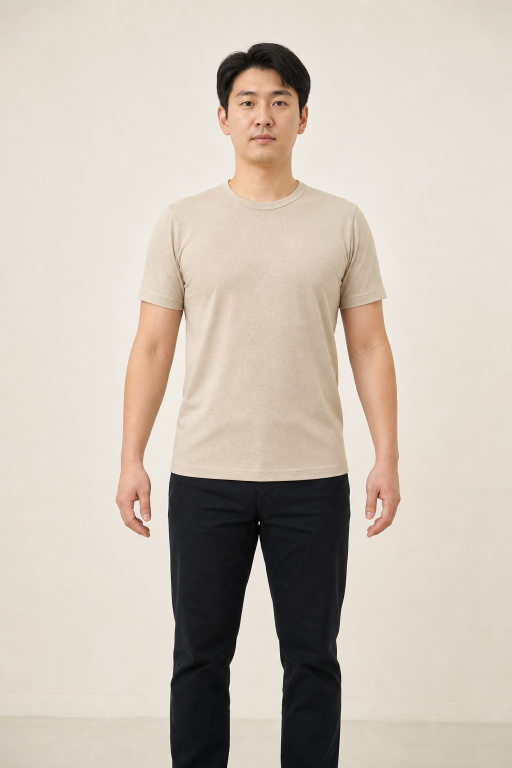
#> input picture fixtures/recorded-video/sources/person-man-front.png, 1024 x 1536 px (shown at 1/2 size); the run also reads 1 picture not shown here
$ python generate-geometry-front.py
#> lines starting #> are read from the running program, lines starting #| are printed output that depends on the picture
"""Generate deterministic far/mid/near acquisition recordings from one fixture source.

The clips share a fixed person pose.  Only four background-corner grayscale
markers change, which proves decoded preview liveness without changing the
detector or acquisition outcome.  This generator is fixture-only and is never
included in the Windows runtime archive.
"""

from __future__ import annotations

import argparse
import hashlib
from pathlib import Path

import cv2
import numpy as np

from common import FPS, FRONT_FRAME_SIZE, PERSON_SOURCE

ROOT = Path(__file__).parent
SOURCE = PERSON_SOURCE
FRAME_SIZE = FRONT_FRAME_SIZE
FRAME_COUNT = 36
SCALES = {"geometry-far.mp4": 0.62, "geometry-mid.mp4": 0.86, "geometry-near.mp4": 1.05}


def _center_crop_or_pad(image: np.ndarray) -> np.ndarray:
    width, height = FRAME_SIZE
    source_height, source_width = image.shape[:2]
    canvas = np.full((height, width, 3), 118, dtype=np.uint8)
    source_left = max(0, (source_width - width) // 2)
    source_top = max(0, (source_height - height) // 2)
    target_left = max(0, (width - source_width) // 2)
    target_top = max(0, (height - source_height) // 2)
    copy_width = min(width, source_width)
    copy_height = min(height, source_height)
    canvas[target_top : target_top + copy_height, target_left : target_left + copy_width] = image[
        source_top : source_top + copy_height, source_left : source_left + copy_width
    ]
    return canvas


def _frame_with_background_marker(base: np.ndarray, index: int) -> np.ndarray:
    frame = base.copy()
    shade = 25 + (index * 19) % 180
    for left, top in ((8, 8), (FRAME_SIZE[0] - 24, 8), (8, FRAME_SIZE[1] - 24), (FRAME_SIZE[0] - 24, FRAME_SIZE[1] - 24)):
        frame[top : top + 16, left : left + 16] = shade
    return frame


def _write(output: Path, base: np.ndarray) -> None:
    writer = cv2.VideoWriter(
        str(output), getattr(cv2, "VideoWriter_fourcc")(*"mp4v"), FPS, FRAME_SIZE
    )
    if not writer.isOpened():
        raise SystemExit("could not open recorded-video writer")
    try:
        for index in range(FRAME_COUNT):
            writer.write(_frame_with_background_marker(base, index))
    finally:
        writer.release()
    capture = cv2.VideoCapture(str(output))
    try:
        decoded = 0
        while True:
            ok, _frame = capture.read()
            if not ok:
                break
            decoded += 1
    finally:
        capture.release()
    if decoded != FRAME_COUNT:
        raise SystemExit(f"generated recording cannot be fully decoded: {output}")


def main(output_directory: Path = ROOT) -> None:
    output_directory.mkdir(parents=True, exist_ok=True)
    image = cv2.imread(str(SOURCE))
#> image is the input picture: shape (1536, 1024, 3); mean B, G, R 182.3, 193.7, 203.1
    if image is None:
        raise SystemExit(f"missing source image: {SOURCE}")
    for filename, scale in SCALES.items():
        scaled = cv2.resize(image, None, fx=scale, fy=scale, interpolation=cv2.INTER_AREA)
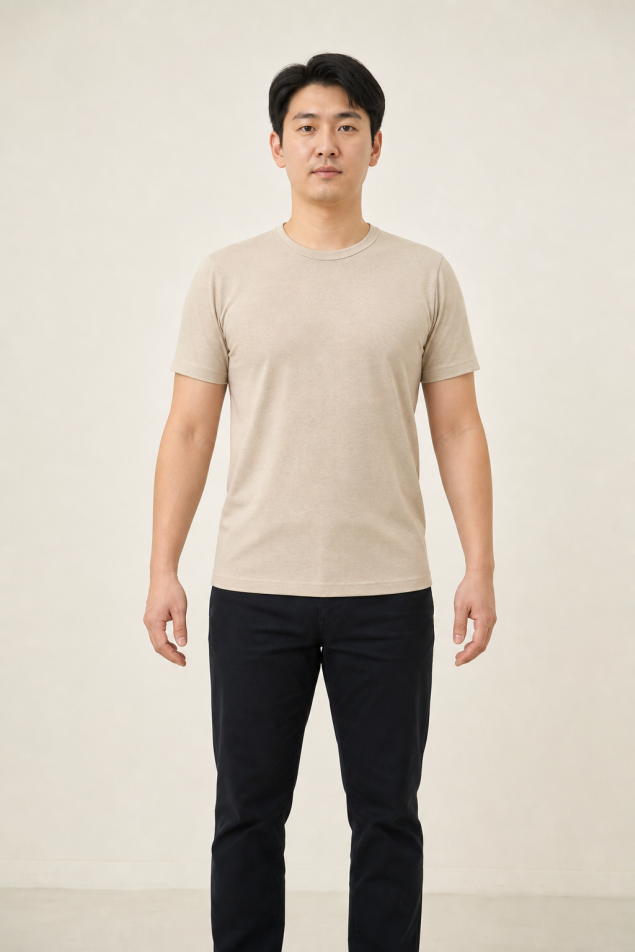
#> scaled: shape (952, 635, 3); mean B, G, R 182.3, 193.7, 203.1
        output = output_directory / filename
        _write(output, _center_crop_or_pad(scaled))
#> in _center_crop_or_pad, `canvas[target_top : target_top + copy_height, target_left : target_lef..`:
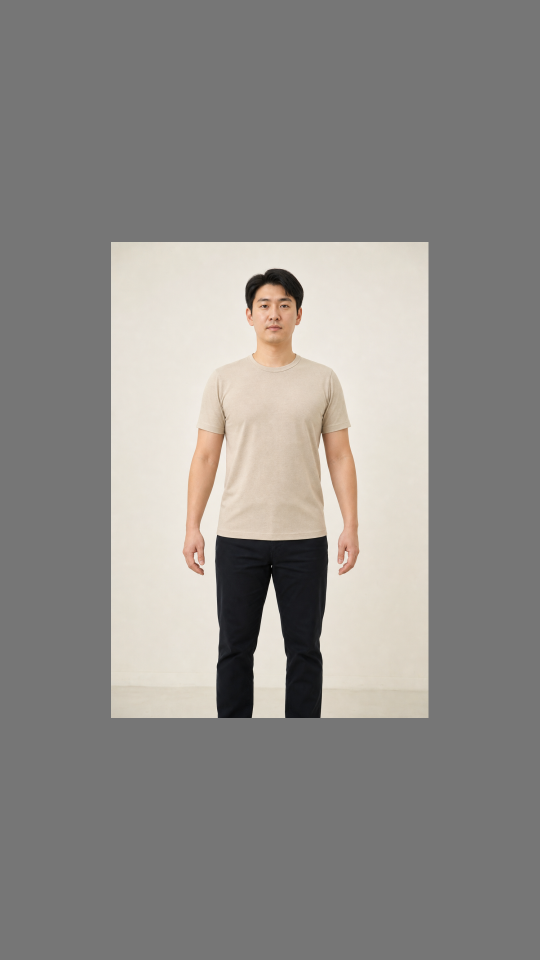
#> canvas: shape (1920, 1080, 3) (shown at 1/2 size); mean B, G, R 136.8, 140.1, 142.8
        print(f"{output.name} sha256={hashlib.sha256(output.read_bytes()).hexdigest()}")


if __name__ == "__main__":
    parser = argparse.ArgumentParser()
    parser.add_argument("--output-directory", type=Path, default=ROOT)
    main(parser.parse_args().output_directory)
